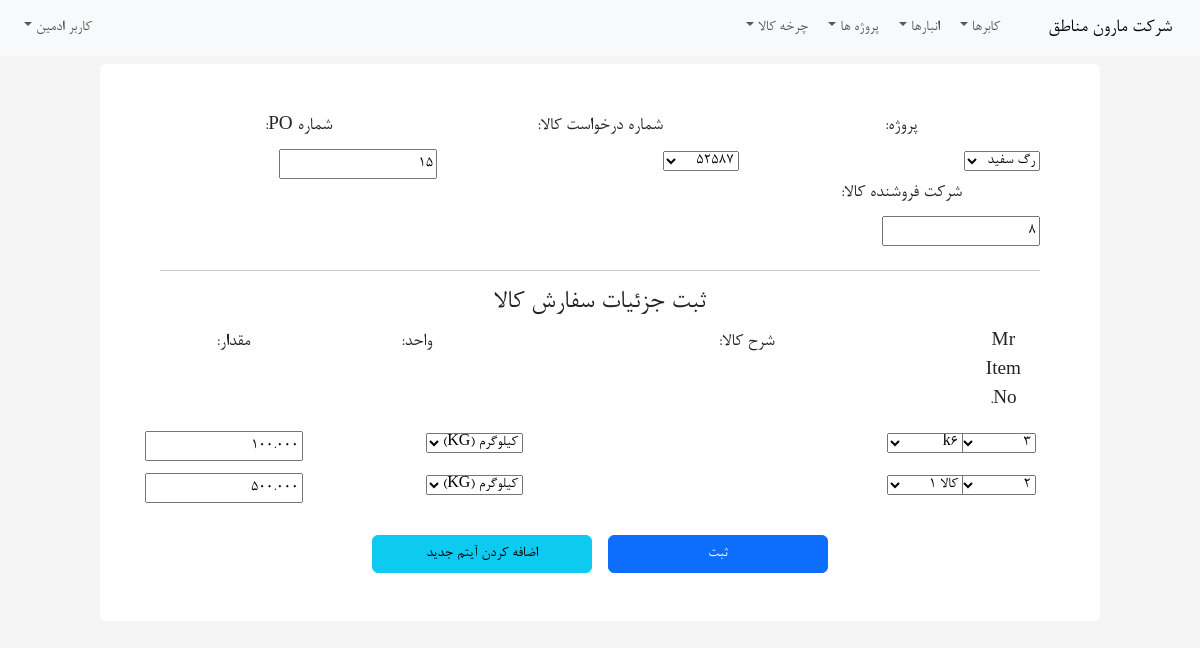
The page /warehouse/procurment-order-edit/2 (signed in) on the database its author committed.
### core/models.py (models this page shows, shortened)
class User(AbstractUser):
    warehouse_keeper = models.BooleanField('انباردار',default=False)
    technical = models.BooleanField('بخش فنی (متقاضی)',default=False)

### warehouse/models.py (models this page shows, shortened)
class ProcurementOrder(models.Model):
    project = models.ForeignKey(Project,verbose_name='پروژه',null=True,blank=True,
        on_delete=models.SET_NULL,related_name='pos')
    number = models.CharField('شماره PO',max_length=200)
    mr = models.ForeignKey(MaterialRequisition,related_name='pos',on_delete=models.CASCADE,verbose_name='شماره درخواست کالا')
    date = models.DateField('تاریخ درخواست',blank=True)
    created_by = models.ForeignKey(settings.AUTH_USER_MODEL,
        verbose_name='ثبت شده توسط',null=True,on_delete=models.SET_NULL,
        related_name='pos')
    company = models.CharField('شرکت فروشنده کالا',max_length=100)
    created = models.DateTimeField(auto_now=False,auto_now_add=True)
    updated = models.DateTimeField(auto_now=True,auto_now_add=False)
    objects = ProcurementOrderManager()
    class Meta:
        verbose_name = "سفارش خرید"
        verbose_name_plural = "سفارش های خرید"
        ordering = ['-created']

class MaterialRequisition(models.Model):
    number = models.CharField('شماره MR',max_length=200)
    date = models.DateField('تاریخ تایید',blank=True)
    project = models.ForeignKey(Project,verbose_name='پروژه',null=True,blank=True,
        on_delete=models.SET_NULL,related_name='mr')
    created_by = models.ForeignKey(settings.AUTH_USER_MODEL,
        verbose_name='ثبت شده توسط',null=True,on_delete=models.SET_NULL,
        related_name='mr')
    created = models.DateTimeField(auto_now=False,auto_now_add=True)
    updated = models.DateTimeField(auto_now=True,auto_now_add=False)
    objects = MaterialRequisitionManager()
    class Meta:
        verbose_name = "درخواست مواد"
        verbose_name_plural = "درخواست های مواد"
        ordering = ['-created']
    def __str__(self) -> str:
        return self.number

### warehouse/views.py (the view)
# urls.py: path('procurment-order-edit/<int:id>',views.po_edit,name='po_edit'),
@login_required
def po_edit(request:HttpRequest,id):
    user = request.user
    po = ProcurementOrder.objects.get(id=id)
    form = ProcurementOrderForm(request.POST or None,instance=po)
    inline_form = None
    if form.is_valid():
        obj = form.save()
        inline_form = POItemFromSet(request.POST,instance=po,form_kwargs={'mr':po.mr})
        if inline_form.is_valid():
            inline_form.save()
            msg = 'سفارش خرید کالا با موفقیت اصلاح شد.'
            messages.success(request,msg)
            return redirect('po_list')
        else:
            print(inline_form.errors)
    else:
        print(form.errors)
    if inline_form:
        formset = inline_form
    else:
        formset = POItemFromSet(request.POST or None,instance=po,form_kwargs={'mr':po.mr})
        formset.extra = 0
    context = {
        'title': 'اصلاح سفارش خرید کالا',
        'form':form,
        'formset':formset,
        'po':po
    }
    return render(request,'warehouse/po-add.html',context)

### warehouse/forms.py
class ProcurementOrderForm(forms.ModelForm):
    class Meta:
        model = ProcurementOrder
        fields = ['project','number','mr','date','company',        ]
    def __init__(self, *args, **kwargs):
        super().__init__(*args, **kwargs)
        if self.instance.pk:
            self.fields['mr'].queryset = self.fields['mr'].queryset.filter(project=self.instance.project)
        self.fields['date'] = JalaliDateField(label='تاریخ سفارش خرید',
            widget=AdminJalaliDateWidget
        )

### warehouse/models.py (called while the page is built)
    def __str__(self) -> str:
        return f'{self.name}'

    def __str__(self) -> str:
        return f'{self.name} ({self.abrv})'

    def __str__(self) -> str:
        return self.name

    def get_queryset(self):
        return super().get_queryset().select_related('mr','unit','item')

    def get_queryset(self):
        return super().get_queryset().select_related('mr','created_by','project')

    def get_queryset(self):
        return super().get_queryset().select_related('po','unit','item')

### warehouse/templates/warehouse/po-add.html (shortened to what this page needs)
{% extends 'core/base.html' %}
{% block content %}
<form action="" method="POST" id="myForm"
class="row flex justify-content-center align-content-center align-items-center">
    <div class="col-12 col-md-10 row rounded bg-white p-5" >
        <div class="col-12 col-md-4">
            <p class="pb-1 mb-1 text-center">{{ form.project.label_tag }}</p>
            {{ form.project }}
        </div>
        <div class="col-12 col-md-4">
            <p class="pb-1 mb-1 text-center">{{ form.mr.label_tag }}</p>
            {{ form.mr }}
        </div>
        <div class="col-12 col-md-4">
            <p class="pb-1 mb-1 text-center">{{ form.number.label_tag }}</p>
            {{ form.number }}
        </div>
        <div class="col-12 col-md-4">
            <p class="pb-1 mb-1 text-center">{{ form.company.label_tag }}</p>
            {{ form.company }}
        </div>
        <div class="col-12 col-md-4">
            <p class="pb-1 mb-1 text-center">{{ form.date.label_tag }}</p>
        </div>
        <div id="formset" class="my-3">
            {% if formset %}
                {% include 'warehouse/partials/po_form.html' %}
            {% endif %}
        </div>
        <div class="col-12 mt-2">
            <div class="row m-0 flex justify-content-center align-content-center align-items-center">
                <button class="btn btn-primary w-25 mx-2" type="submit" value="login">ثبت</button>
                <div class="btn btn-info w-25 mx-2" id='add-item' disabled>اضافه کردن آیتم جدید</div>
            </div>
        </div>
    </div>
</form>
{% endblock content %}

### core/templates/core/navbar.html (shortened to what this page needs)
<nav class="navbar navbar-expand-lg bg-body-tertiary mb-2">
  <div class="container-fluid">
    <a class="navbar-brand" href="{% url 'home' %}">شرکت مارون مناطق</a>
    <div class="collapse navbar-collapse" id="homeNavBar">
      <ul class="navbar-nav ms-auto mb-2 mb-lg-0">
        {% if request.user.is_authenticated and request.user.is_superuser %}
        <li class="nav-item dropdown">
          <a
            class="nav-link dropdown-toggle"
            href="#"
            role="button"
            data-bs-toggle="dropdown"
            aria-expanded="false"
          >
            کابرها
          </a>
        </li>
        {% endif %}
        {% if request.user.is_authenticated and request.user.is_superuser %}
        <li class="nav-item dropdown">
          <a
            class="nav-link dropdown-toggle"
            href="#"
            role="button"
            data-bs-toggle="dropdown"
            aria-expanded="false"
          >
            انبارها
          </a>
        </li>
        <li class="nav-item dropdown">
          <a
            class="nav-link dropdown-toggle"
            href="#"
            role="button"
            data-bs-toggle="dropdown"
            aria-expanded="false"
          >
            پروژه ها
          </a>
        </li>
        {% endif %}
        {% if request.user.is_authenticated %}
          {% if request.user.is_superuser or 1 %}
          <li class="nav-item dropdown">
            <a
              class="nav-link dropdown-toggle"
              href="#"
              role="button"
              data-bs-toggle="dropdown"
              aria-expanded="false"
            >
              چرخه کالا
            </a>
          </li>
          {% endif %}
        {% endif %}
      </ul>
      <ul class="navbar-nav me-auto mb-2 mb-lg-0">
          {% if request.user.is_authenticated %}
        <li class="nav-item dropdown">
          <a
            class="nav-link dropdown-toggle"
            href="#"
            role="button"
            data-bs-toggle="dropdown"
            aria-expanded="false"
          >
            {{request.user.first_name}} {{request.user.last_name}}
          </a>
        </li>
        {% endif %}
      </ul>
    </div>
  </div>
</nav>

### warehouse/templates/warehouse/partials/po_form.html (shortened to what this page needs)
<hr class="mt-2">
<h3 class="text-center">ثبت جزئیات  سفارش کالا</h3>
<div class="row p-0 m-0">
    <div class="col-12 col-md-1">
        <p class="pb-1 mb-1 text-center">{{ formset.empty_form.number.label_tag }}</p>
    </div>
    <div class="col-12 col-md-6">
        <p class="pb-1 mb-1 text-center">{{ formset.empty_form.item.label_tag }}</p>
    </div>
    <div class="col-12 col-md-3">
        <p class="pb-1 mb-1 text-center">{{ formset.empty_form.unit.label_tag }}</p>
    </div>
    <div class="col-12 col-md-2">
        <p class="pb-1 mb-1 text-center">{{ formset.empty_form.quantity.label_tag }}</p>
    </div>
</div>
<div id="formset_container">
{% for forms in formset %}
    <div class="row p-0 m-0 my-1">
        <div class="col-12 col-md-1 p-1">
            {{ forms.number }}
        </div>
        <div class="col-12 col-md-6 p-1">
            {{ forms.item }}
        </div>
        <div class="col-12 col-md-3 p-1">
            {{ forms.unit }}
        </div>
        <div class="col-12 col-md-2 p-1">
            {{ forms.quantity }}
        </div>
    </div>
{% endfor %}
</div>

### core/static/core/css/main.css (style rules this page uses)
*:not(i) { font-family: 'B Nazanin'; }
.bg-main { background-color: rgb(245, 245, 245); }
p { font-size: larger; }

### rows shown on the page
User: user.first_name "کاربر", user.last_name "ادمین"
ProcurementOrder: project "رگ سفید", mr "52587", number "15", company "8"
MaterialRequisition: empty_form.number.label_tag "Mr Item No.", empty_form.item.label_tag "شرح کالا:", empty_form.unit.label_tag "واحد:", empty_form.quantity.label_tag "مقدار:"
